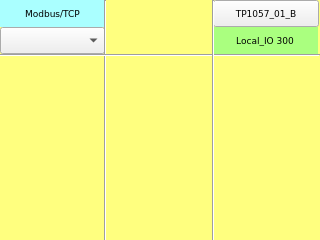
<?xml version="1.0" encoding="UTF-8"?>
<ui version="4.0">
 <class>page300</class>
 <widget class="QWidget" name="page300">
  <property name="geometry">
   <rect>
    <x>0</x>
    <y>0</y>
    <width>320</width>
    <height>240</height>
   </rect>
  </property>
  <property name="minimumSize">
   <size>
    <width>320</width>
    <height>240</height>
   </size>
  </property>
  <property name="maximumSize">
   <size>
    <width>320</width>
    <height>240</height>
   </size>
  </property>
  <property name="windowTitle">
   <string>page300</string>
  </property>
  <property name="styleSheet">
   <string notr="true">QWidget#page300
{
background-color: rgb(255, 255, 127);
}</string>
  </property>
  <widget class="Line" name="line_vt_1">
   <property name="geometry">
    <rect>
     <x>104</x>
     <y>0</y>
     <width>3</width>
     <height>241</height>
    </rect>
   </property>
   <property name="font">
    <font>
     <family>DejaVu Sans Mono</family>
     <pointsize>7</pointsize>
    </font>
   </property>
   <property name="orientation">
    <enum>Qt::Vertical</enum>
   </property>
  </widget>
  <widget class="Line" name="line">
   <property name="geometry">
    <rect>
     <x>0</x>
     <y>54</y>
     <width>320</width>
     <height>3</height>
    </rect>
   </property>
   <property name="font">
    <font>
     <pointsize>7</pointsize>
    </font>
   </property>
   <property name="orientation">
    <enum>Qt::Horizontal</enum>
   </property>
  </widget>
  <widget class="Line" name="line_vt_2">
   <property name="geometry">
    <rect>
     <x>205</x>
     <y>0</y>
     <width>16</width>
     <height>241</height>
    </rect>
   </property>
   <property name="font">
    <font>
     <family>DejaVu Sans Mono</family>
     <pointsize>7</pointsize>
    </font>
   </property>
   <property name="orientation">
    <enum>Qt::Vertical</enum>
   </property>
  </widget>
  <widget class="QLabel" name="label_Start_3">
   <property name="geometry">
    <rect>
     <x>0</x>
     <y>0</y>
     <width>105</width>
     <height>27</height>
    </rect>
   </property>
   <property name="font">
    <font>
     <family>DejaVu Sans</family>
     <pointsize>7</pointsize>
    </font>
   </property>
   <property name="styleSheet">
    <string notr="true">background-color: rgb(170, 255, 255);</string>
   </property>
   <property name="text">
    <string>Modbus/TCP</string>
   </property>
   <property name="alignment">
    <set>Qt::AlignCenter</set>
   </property>
  </widget>
  <widget class="ATCMcombobox" name="atcmComboBox">
   <property name="geometry">
    <rect>
     <x>0</x>
     <y>27</y>
     <width>105</width>
     <height>27</height>
    </rect>
   </property>
   <property name="font">
    <font>
     <family>DejaVu Sans</family>
     <pointsize>7</pointsize>
    </font>
   </property>
   <property name="toolTip">
    <string>TEST_COMMAND</string>
   </property>
   <property name="whatsThis">
    <string>ATCMcombobox widget</string>
   </property>
   <property name="variable">
    <string>TEST_COMMAND</string>
   </property>
   <property name="refresh">
    <number>500</number>
   </property>
   <property name="viewStatus">
    <bool>false</bool>
   </property>
   <property name="writeAcknowledge">
    <bool>false</bool>
   </property>
   <property name="visibilityVar">
    <string/>
   </property>
   <property name="bgColor">
    <color>
     <red>170</red>
     <green>255</green>
     <blue>127</blue>
    </color>
   </property>
   <property name="borderWidth">
    <number>0</number>
   </property>
   <property name="borderRadius">
    <number>0</number>
   </property>
   <property name="mapping">
    <string>0;LOCAL;216;REMOTE;42;DONE</string>
   </property>
  </widget>
  <widget class="ATCMbutton" name="atcmButton_MENU">
   <property name="geometry">
    <rect>
     <x>213</x>
     <y>0</y>
     <width>106</width>
     <height>27</height>
    </rect>
   </property>
   <property name="font">
    <font>
     <family>DejaVu Sans</family>
     <pointsize>7</pointsize>
    </font>
   </property>
   <property name="checkable">
    <bool>false</bool>
   </property>
   <property name="toolTip">
    <string/>
   </property>
   <property name="whatsThis">
    <string>ATCMbutton widget</string>
   </property>
   <property name="pageName">
    <string>menu</string>
   </property>
   <property name="passwordVar">
    <string/>
   </property>
   <property name="statusvar">
    <string/>
   </property>
   <property name="viewStatus">
    <bool>false</bool>
   </property>
   <property name="visibilityVar">
    <string/>
   </property>
   <property name="bgColor">
    <color>
     <red>170</red>
     <green>255</green>
     <blue>255</blue>
    </color>
   </property>
   <property name="bgPressColor">
    <color>
     <red>255</red>
     <green>0</green>
     <blue>0</blue>
    </color>
   </property>
   <property name="text">
    <string>TP1057_01_B</string>
   </property>
   <property name="pressText">
    <string>TP1057_01_B</string>
   </property>
   <property name="borderWidth">
    <number>1</number>
   </property>
   <property name="borderRadius">
    <number>0</number>
   </property>
   <property name="apparence">
    <enum>QFrame::Raised</enum>
   </property>
  </widget>
  <widget class="QLabel" name="label_Qt_Project">
   <property name="geometry">
    <rect>
     <x>212</x>
     <y>27</y>
     <width>106</width>
     <height>27</height>
    </rect>
   </property>
   <property name="font">
    <font>
     <family>DejaVu Sans</family>
     <pointsize>7</pointsize>
    </font>
   </property>
   <property name="styleSheet">
    <string notr="true">background-color: rgb(170, 255, 127);</string>
   </property>
   <property name="text">
    <string>Local_IO 300</string>
   </property>
   <property name="alignment">
    <set>Qt::AlignCenter</set>
   </property>
  </widget>
  <zorder>label_Start_3</zorder>
  <zorder>atcmComboBox</zorder>
  <zorder>atcmButton_MENU</zorder>
  <zorder>label_Qt_Project</zorder>
  <zorder>line_vt_1</zorder>
  <zorder>line</zorder>
  <zorder>line_vt_2</zorder>
 </widget>
 <customwidgets>
  <customwidget>
   <class>ATCMbutton</class>
   <extends>QPushButton</extends>
   <header>atcmplugin.h</header>
  </customwidget>
  <customwidget>
   <class>ATCMcombobox</class>
   <extends>QComboBox</extends>
   <header>atcmplugin.h</header>
  </customwidget>
 </customwidgets>
 <resources/>
 <connections>
  <connection>
   <sender>atcmButton_MENU</sender>
   <signal>newPage(const char*,bool)</signal>
   <receiver>page300</receiver>
   <slot>goto_page(const char*,bool)</slot>
   <hints>
    <hint type="sourcelabel">
     <x>20</x>
     <y>20</y>
    </hint>
    <hint type="destinationlabel">
     <x>20</x>
     <y>20</y>
    </hint>
   </hints>
  </connection>
 </connections>
 <slots>
  <slot>goto_page(const char*,bool)</slot>
 </slots>
</ui>
